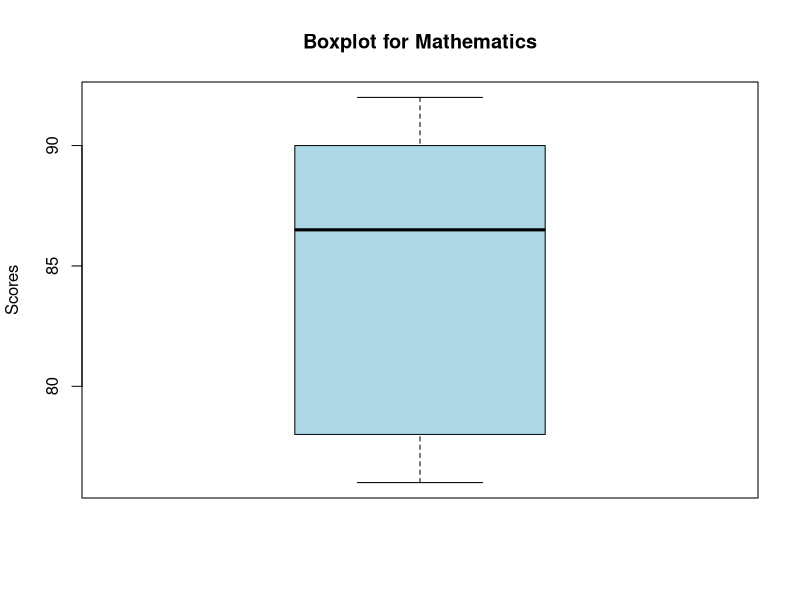
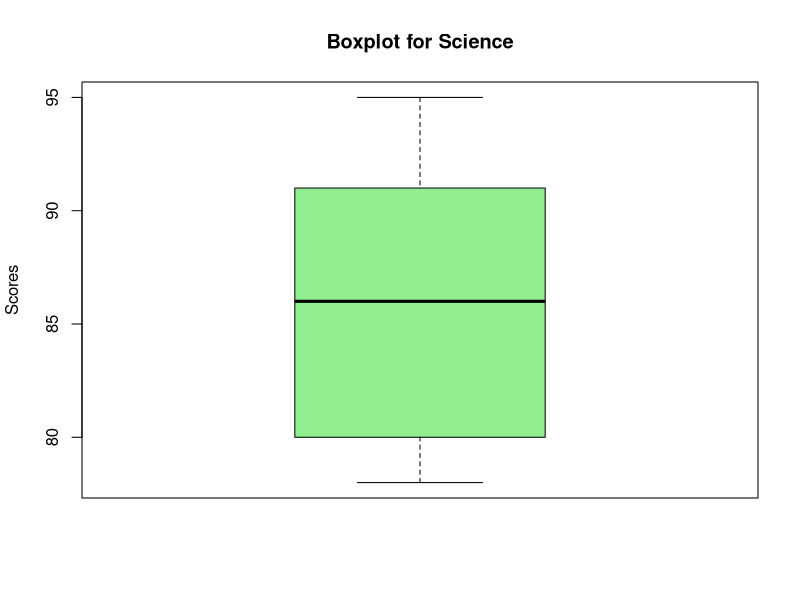
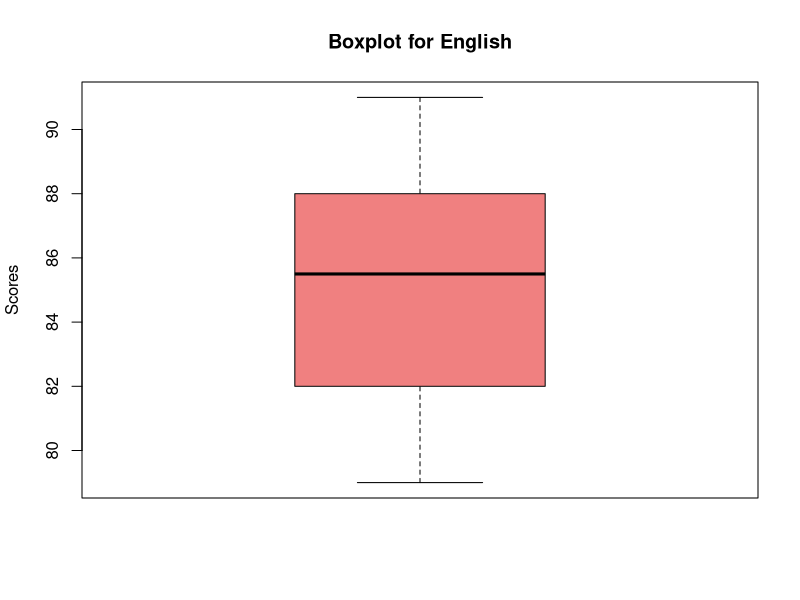
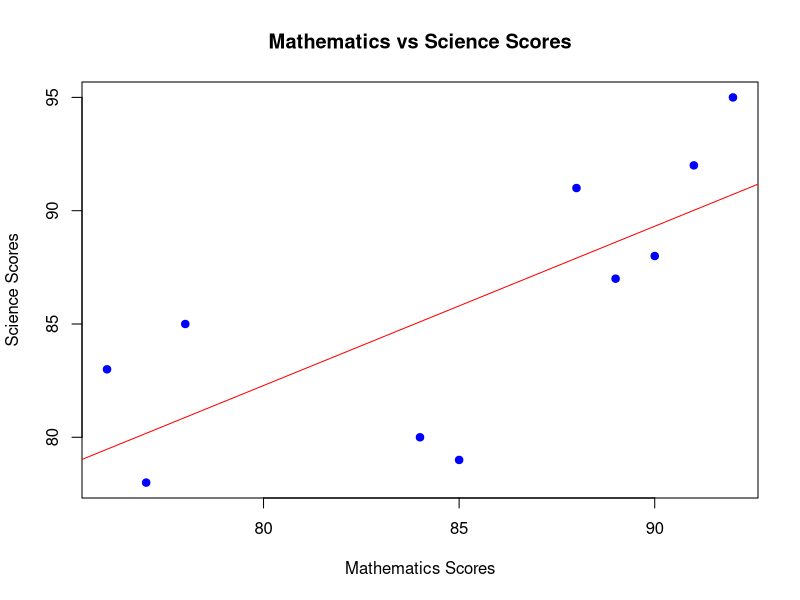

These figures' R source, in order:
scores <- data.frame(
  student = c(1, 2, 3, 4, 5, 6, 7, 8, 9, 10),
  mathematics = c(90, 85, 78, 92, 88, 84, 76, 91, 89, 77),
  science = c(88, 79, 85, 95, 91, 80, 83, 92, 87, 78),
  english = c(85, 82, 90, 86, 80, 88, 84, 87, 91, 79)
)

# 1. Compute the mean, median, and mode for each subject
mean_math <- mean(scores$mathematics)
median_math <- median(scores$mathematics)
mode_math <- as.numeric(names(sort(table(scores$mathematics), decreasing = TRUE)[1]))  

mean_sci <- mean(scores$science)
median_sci <- median(scores$science)
mode_sci <- as.numeric(names(sort(table(scores$science), decreasing = TRUE)[1]))  

mean_eng <- mean(scores$english)
median_eng <- median(scores$english)
mode_eng <- as.numeric(names(sort(table(scores$english), decreasing = TRUE)[1]))  

# Print results for each subject
cat("Mathematics - Mean:", mean_math, "Median:", median_math, "Mode:", mode_math, "\n")
cat("Science - Mean:", mean_sci, "Median:", median_sci, "Mode:", mode_sci, "\n")
cat("English - Mean:", mean_eng, "Median:", median_eng, "Mode:", mode_eng, "\n")

# 2. Identify the subject with the highest variability using standard deviation
sd_math <- sd(scores$mathematics)
sd_sci <- sd(scores$science)
sd_eng <- sd(scores$english)

cat("Standard Deviation - Mathematics:", sd_math, "\n")
cat("Standard Deviation - Science:", sd_sci, "\n")
cat("Standard Deviation - English:", sd_eng, "\n")

max_sd <- max(sd_math, sd_sci, sd_eng)
if (max_sd == sd_math) {
  cat("Subject with highest variability: Mathematics\n")
} else if (max_sd == sd_sci) {
  cat("Subject with highest variability: Science\n")
} else {
  cat("Subject with highest variability: English\n")
}

# 3. Create boxplots for each subject
boxplot(scores$mathematics, main = "Boxplot for Mathematics", ylab = "Scores", col = "lightblue")
boxplot(scores$science, main = "Boxplot for Science", ylab = "Scores", col = "lightgreen")
boxplot(scores$english, main = "Boxplot for English", ylab = "Scores", col = "lightcoral")

# 4. Visualize the relationship between Mathematics and Science scores using a scatter plot
plot(scores$mathematics, scores$science,
     main = "Mathematics vs Science Scores",
     xlab = "Mathematics Scores",
     ylab = "Science Scores",
     pch = 19, col = "blue")

abline(lm(scores$science ~ scores$mathematics), col = "red")
